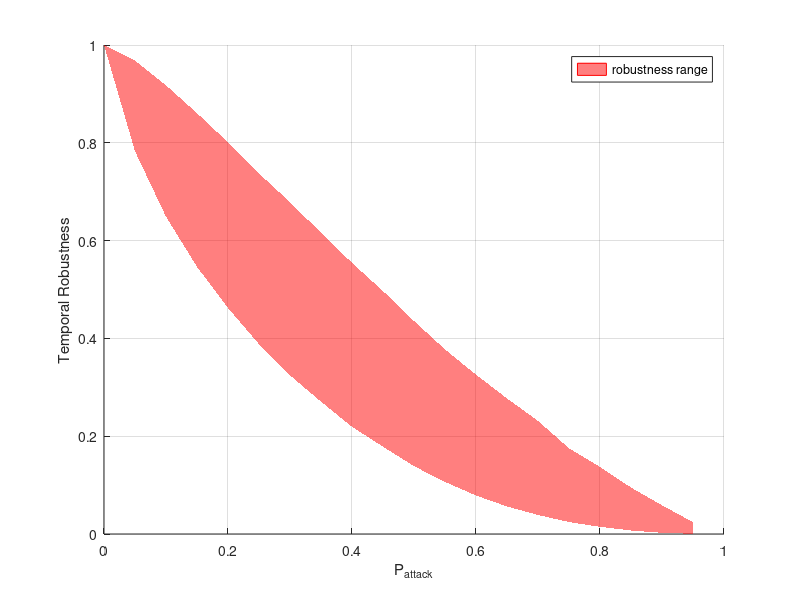

Source code (MATLAB):
%  read labels and x-y data
load ContactUpdatesRobustness.txt;     %  read data into the my_xy matrix
Prob = transpose(ContactUpdatesRobustness(:,2));     %  copy first column of my_xy into x

load ContactUpdatesRobustness.txt;     %  read data into the my_xy matrix
Err5 = transpose(ContactUpdatesRobustness(:,3));     %  and second column into y

load ContactUpdatesRobustness_Less.txt;     %  read data into the my_xy matrix
Err6 = transpose(ContactUpdatesRobustness_Less(:,3));     %  and second column into y

xpoints=[Prob,fliplr(Prob)];
filled=[Err6,fliplr(Err5)];

hold on

fillhandle=fill(xpoints,filled,'r');
set(fillhandle,'EdgeColor','r','FaceAlpha',0.5,'EdgeAlpha',0.5);


xlabel('P_{attack}');           % add axis labels and plot title
ylabel('Temporal Robustness');

grid on;
legend('robustness range');

%title('Mean monthly precipitation at Portland International Airport');
